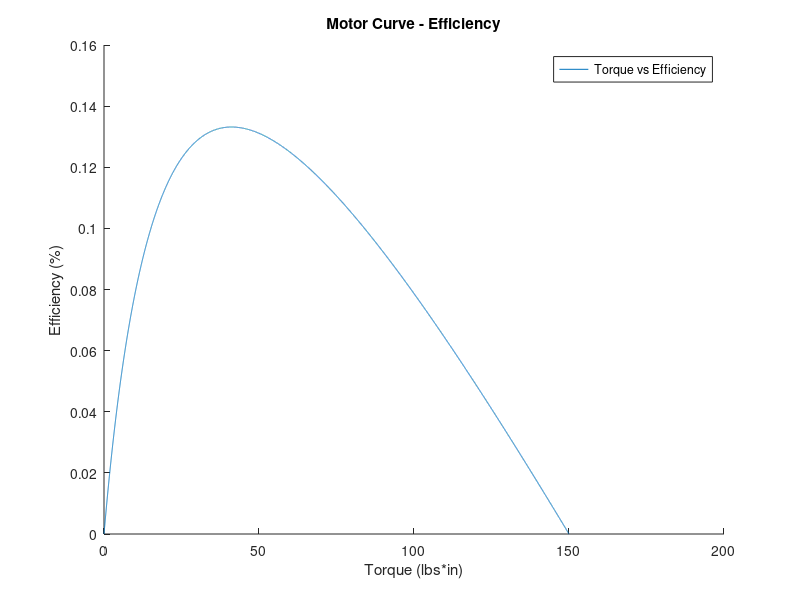

This figure's MATLAB source:
hold on
title('Motor Curve - Efficiency');
xlabel('Torque (lbs*in)');
ylabel('Efficiency (%)');
x=0:0.01:150;
y=(x.*(-2.*x+300).*0.0118)./((2.*x+50).*6);
plot(x,y);
legend('Torque vs Efficiency');
hold off

%Assumes the Motor is 6V
%Power = Current*Voltage
%Formula is Power_out/Power_in